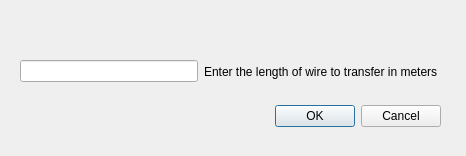
<?xml version="1.0" encoding="UTF-8"?>
<ui version="4.0">
 <class>TransferLengthDialog</class>
 <widget class="QDialog" name="TransferLengthDialog">
  <property name="geometry">
   <rect>
    <x>0</x>
    <y>0</y>
    <width>466</width>
    <height>156</height>
   </rect>
  </property>
  <property name="windowTitle">
   <string>Dialog</string>
  </property>
  <widget class="QDialogButtonBox" name="buttonBox">
   <property name="geometry">
    <rect>
     <x>100</x>
     <y>100</y>
     <width>341</width>
     <height>32</height>
    </rect>
   </property>
   <property name="orientation">
    <enum>Qt::Horizontal</enum>
   </property>
   <property name="standardButtons">
    <set>QDialogButtonBox::Cancel|QDialogButtonBox::Ok</set>
   </property>
  </widget>
  <widget class="QWidget" name="">
   <property name="geometry">
    <rect>
     <x>20</x>
     <y>60</y>
     <width>418</width>
     <height>23</height>
    </rect>
   </property>
   <layout class="QHBoxLayout" name="horizontalLayout">
    <item>
     <widget class="QLineEdit" name="lineEdit"/>
    </item>
    <item>
     <widget class="QLabel" name="label">
      <property name="text">
       <string>Enter the length of wire to transfer in meters</string>
      </property>
     </widget>
    </item>
   </layout>
  </widget>
 </widget>
 <resources/>
 <connections>
  <connection>
   <sender>buttonBox</sender>
   <signal>accepted()</signal>
   <receiver>TransferLengthDialog</receiver>
   <slot>accept()</slot>
   <hints>
    <hint type="sourcelabel">
     <x>248</x>
     <y>254</y>
    </hint>
    <hint type="destinationlabel">
     <x>157</x>
     <y>274</y>
    </hint>
   </hints>
  </connection>
  <connection>
   <sender>buttonBox</sender>
   <signal>rejected()</signal>
   <receiver>TransferLengthDialog</receiver>
   <slot>reject()</slot>
   <hints>
    <hint type="sourcelabel">
     <x>316</x>
     <y>260</y>
    </hint>
    <hint type="destinationlabel">
     <x>286</x>
     <y>274</y>
    </hint>
   </hints>
  </connection>
 </connections>
</ui>
